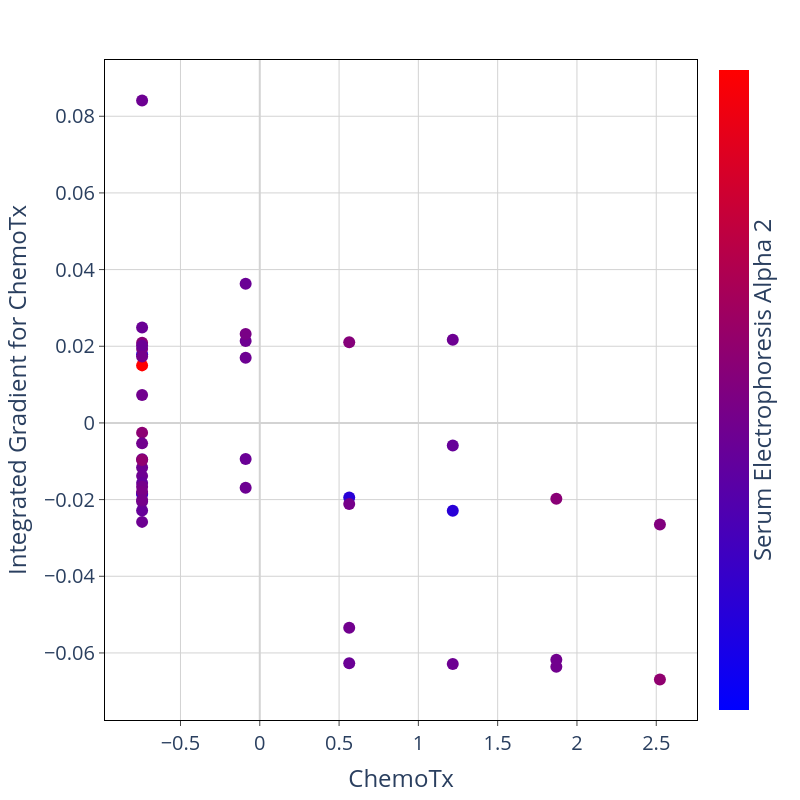

Notebook code cell kept with this figure:
### Code cell
feat_1 = IGtable.columns[feature_order[0]]
feat_2 = IGtable.columns[feature_order[1]]

fig = px.scatter(x = IG_X[feat_1], y = IGtable[feat_1], color = IG_X[feat_2])
fig.update_traces(marker=dict(size=12))

fig.update_layout(
    plot_bgcolor='white',
    autosize=False,
    width=800,
    height=800,
    coloraxis = {'colorscale':'Bluered'},
    xaxis_title = feat_1,
    yaxis_title = "Integrated Gradient for " + feat_1,
    font=dict(size=20)
)

fig.update_xaxes(
    zeroline=True,
    zerolinecolor='lightgrey',
    mirror=True,
    ticks='outside',
    showline=True,
    linecolor='black',
    gridcolor='lightgrey'
    )
    
fig.update_yaxes(
    zeroline=True,
    zerolinecolor='lightgrey',
    mirror=True,
    ticks='outside',
    showline=True,
    linecolor='black',
    gridcolor='lightgrey'
)

fig.update_coloraxes(colorbar_showticklabels=False,
                    colorbar_title=dict(text=feat_2,side = "right"),
                    cmin = -1, cmax = 1)

fig.show()

### Figure 1 — Plotly figure (JSON) as saved in the notebook; plotly's stock layout.template omitted (floating-point values rounded to 4 significant figures)
{"data": [{"hovertemplate": "x=%{x}<br>y=%{y}<br>color=%{marker.color}<extra></extra>", "legendgroup": "", "marker": {"color": [-0.1723, 0.04083, -0.69, 0.07128, -0.1114, -0.02007, 0.07128, 6.435, -0.1419, -0.1419, -0.1723, -0.1723, -0.1419, -0.1419, -0.1114, -0.1419, -0.05052, -0.1419, -0.08097, -0.1419, 0.1017, -0.1419, -0.2028, -0.2028, -0.1114, 0.1322, 0.1322, -0.2028, -0.69, -0.69, -0.1723, -0.1723, -0.1419, -0.1723, -0.1114, -0.08097, -0.1419, -0.05052, -0.08097, -0.69, -0.1723, -0.1114, 0.01038, -0.08097], "coloraxis": "coloraxis", "size": 12, "symbol": "circle"}, "mode": "markers", "name": "", "orientation": "v", "showlegend": false, "type": "scatter", "x": [-0.7421, 0.564, -0.7421, -0.7421, 1.87, -0.7421, 1.87, -0.7421, -0.08905, -0.08905, -0.7421, -0.7421, -0.7421, -0.7421, -0.7421, -0.7421, -0.08905, 1.217, -0.7421, -0.7421, -0.7421, -0.7421, 1.217, -0.7421, 0.564, -0.7421, 2.523, -0.7421, -0.7421, 0.564, -0.08905, -0.7421, -0.08905, -0.08905, 1.87, -0.7421, 1.217, -0.7421, 0.564, 1.217, 0.564, -0.7421, 2.523, -0.7421], "xaxis": "x", "y": [-0.009478, 0.02104, 0.01791, 0.02094, -0.06358, 0.01932, -0.01979, 0.01501, 0.0214, 0.01702, 0.02017, 0.0249, 0.08411, -0.01161, 0.007261, -0.01855, 0.02318, 0.02168, 0.01732, -0.01381, -0.002529, -0.02581, -0.005859, -0.01569, -0.0534, -0.009674, -0.06693, -0.02283, -0.01856, -0.01944, -0.009416, -0.02049, -0.01688, 0.03631, -0.06176, -0.01664, -0.06291, -0.01797, -0.02114, -0.02292, -0.06268, -0.00533, -0.0265, -0.02009], "yaxis": "y"}], "layout": {"autosize": false, "coloraxis": {"cmax": 1, "cmin": -1, "colorbar": {"showticklabels": false, "title": {"side": "right", "text": "Serum Electrophoresis Alpha 2"}}, "colorscale": [[0, "rgb(0,0,255)"], [1, "rgb(255,0,0)"]]}, "font": {"size": 20}, "height": 800, "legend": {"tracegroupgap": 0}, "margin": {"t": 60}, "plot_bgcolor": "white", "width": 800, "xaxis": {"anchor": "y", "autorange": true, "domain": [0, 1], "gridcolor": "lightgrey", "linecolor": "black", "mirror": true, "range": [-0.9757, 2.757], "showline": true, "ticks": "outside", "title": {"text": "ChemoTx"}, "type": "linear", "zeroline": true, "zerolinecolor": "lightgrey"}, "yaxis": {"anchor": "x", "autorange": true, "domain": [0, 1], "gridcolor": "lightgrey", "linecolor": "black", "mirror": true, "range": [-0.07749, 0.09467], "showline": true, "ticks": "outside", "title": {"text": "Integrated Gradient for ChemoTx"}, "type": "linear", "zeroline": true, "zerolinecolor": "lightgrey"}}}
